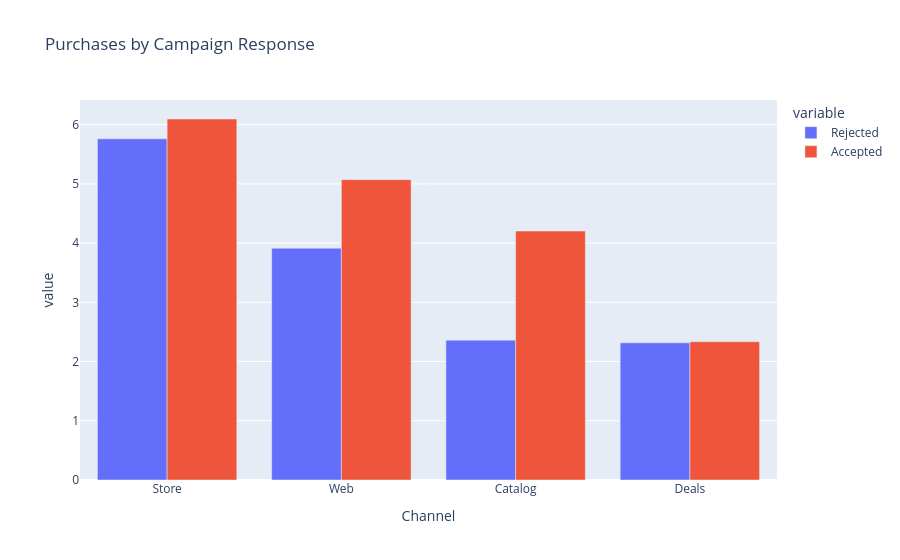

The cell this chart's notebook holds for it:
### Code cell
channel_response = df.groupby('Response')[ ['NumStorePurchases','NumWebPurchases','NumCatalogPurchases','NumDealsPurchases']].mean().T.reset_index()
channel_response.columns = ['Channel', 'Rejected', 'Accepted']
channel_response['Channel'] = ['Store','Web','Catalog','Deals']
fig = px.bar(channel_response,x='Channel', y=['Rejected', 'Accepted'],barmode='group',title='Purchases by Campaign Response')
fig.show()

### Figure 1 — Plotly figure (JSON) as saved in the notebook; plotly's stock layout.template omitted (floating-point values rounded to 4 significant figures)
{"data": [{"alignmentgroup": "True", "hovertemplate": "variable=Rejected<br>Channel=%{x}<br>value=%{y}<extra></extra>", "legendgroup": "Rejected", "marker": {"color": "#636efa", "pattern": {"shape": ""}}, "name": "Rejected", "offsetgroup": "Rejected", "orientation": "v", "showlegend": true, "textposition": "auto", "type": "bar", "x": ["Store", "Web", "Catalog", "Deals"], "xaxis": "x", "y": [5.761, 3.914, 2.362, 2.316], "yaxis": "y"}, {"alignmentgroup": "True", "hovertemplate": "variable=Accepted<br>Channel=%{x}<br>value=%{y}<extra></extra>", "legendgroup": "Accepted", "marker": {"color": "#EF553B", "pattern": {"shape": ""}}, "name": "Accepted", "offsetgroup": "Accepted", "orientation": "v", "showlegend": true, "textposition": "auto", "type": "bar", "x": ["Store", "Web", "Catalog", "Deals"], "xaxis": "x", "y": [6.096, 5.072, 4.204, 2.335], "yaxis": "y"}], "layout": {"barmode": "group", "legend": {"title": {"text": "variable"}, "tracegroupgap": 0}, "title": {"text": "Purchases by Campaign Response"}, "xaxis": {"anchor": "y", "domain": [0, 1], "title": {"text": "Channel"}}, "yaxis": {"anchor": "x", "domain": [0, 1], "title": {"text": "value"}}}}
